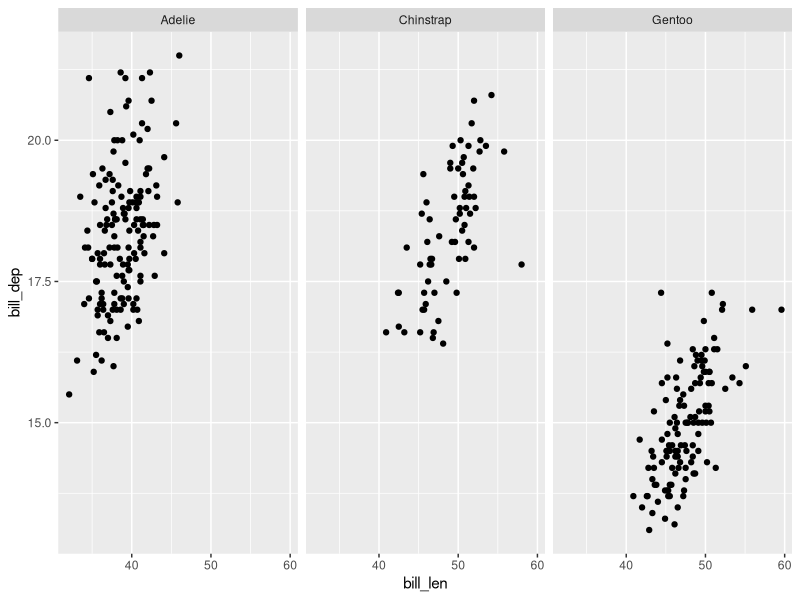
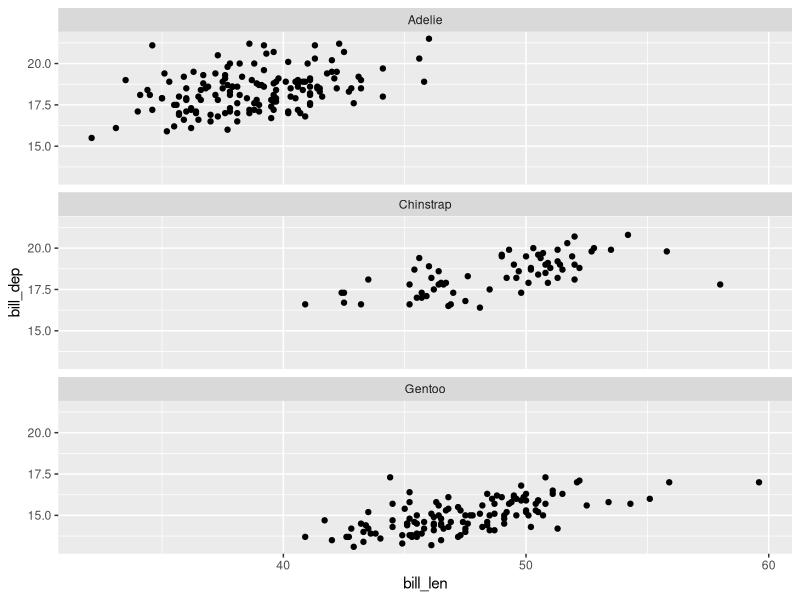
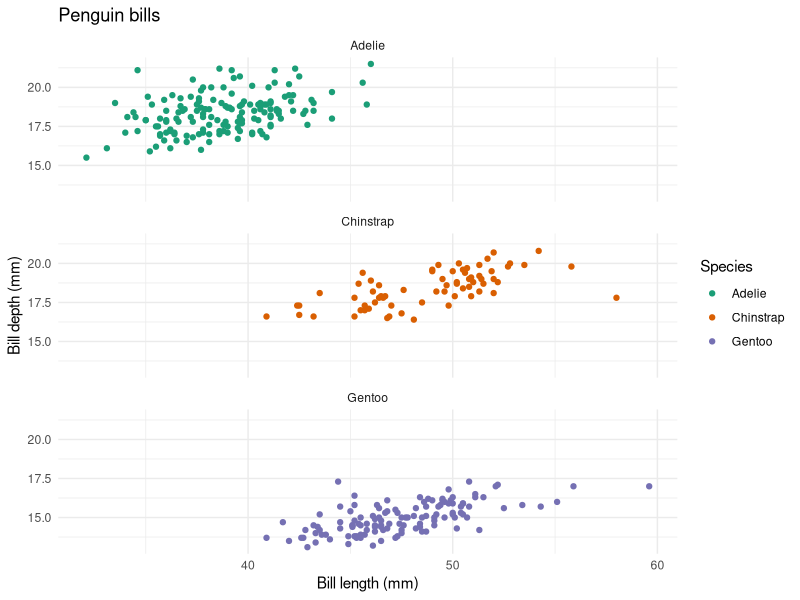
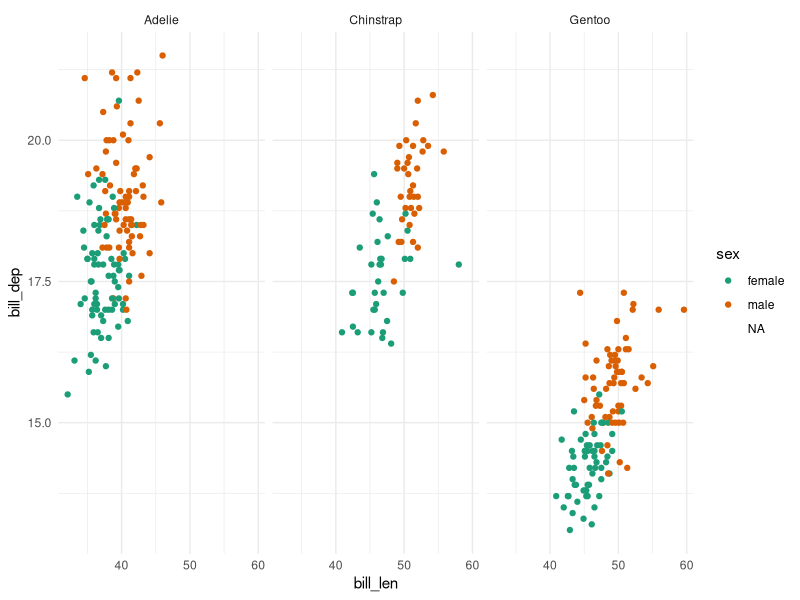

Source code (R) for these figures, in order:
## ---- chunk 1
#| message: false
#| label: setup

library(tidyverse)
## ---- chunk 2
ggplot(penguins, aes(x = bill_len,
                     y = bill_dep)) +
  geom_point() +
  facet_wrap(~species)
## ---- chunk 3
ggplot(penguins, aes(x = bill_len,
                     y = bill_dep)) +
  geom_point() +
  facet_wrap(~species,
             ncol = 1)
## ---- chunk 4
#| warning: false

ggplot(penguins, aes(x = bill_len,
                     y = bill_dep,
                     color = species)) +
  geom_point() +
  labs(x = "Bill length (mm)",
       y = "Bill depth (mm)",
       color = "Species",
       title = "Penguin bills") +
  facet_wrap(~species,
             ncol = 1) +
  scale_color_brewer(palette = "Dark2") +
  theme_minimal()
## ---- chunk 5
ggplot(penguins, aes(x = bill_len,
                     y = bill_dep,
                     color = sex)) + 
  geom_point() +
  facet_wrap(~species) + 
  scale_color_brewer(palette = "Dark2") +
  theme_minimal()
